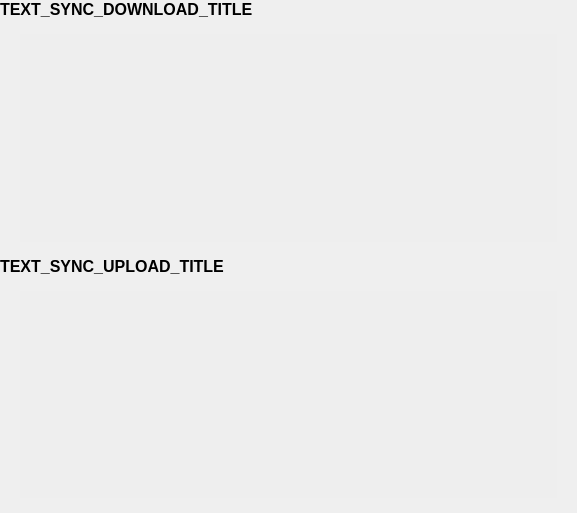
<?xml version="1.0" encoding="UTF-8"?>
<ui version="4.0">
 <class>SyncWidget</class>
 <widget class="QWidget" name="SyncWidget">
  <property name="geometry">
   <rect>
    <x>0</x>
    <y>0</y>
    <width>577</width>
    <height>513</height>
   </rect>
  </property>
  <property name="windowTitle">
   <string>Form</string>
  </property>
  <property name="styleSheet">
   <string notr="true">#upload_list, #download_list {
	background-color: #EEEEEE;
}</string>
  </property>
  <layout class="QVBoxLayout" name="verticalLayout">
   <property name="spacing">
    <number>15</number>
   </property>
   <property name="leftMargin">
    <number>0</number>
   </property>
   <property name="topMargin">
    <number>0</number>
   </property>
   <property name="rightMargin">
    <number>0</number>
   </property>
   <property name="bottomMargin">
    <number>15</number>
   </property>
   <item>
    <layout class="QVBoxLayout" name="verticalLayout_4">
     <item>
      <layout class="QHBoxLayout" name="horizontalLayout">
       <property name="spacing">
        <number>15</number>
       </property>
       <item>
        <widget class="QLabel" name="label_download_title">
         <property name="sizePolicy">
          <sizepolicy hsizetype="Preferred" vsizetype="Preferred">
           <horstretch>0</horstretch>
           <verstretch>0</verstretch>
          </sizepolicy>
         </property>
         <property name="font">
          <font>
           <pointsize>12</pointsize>
           <weight>75</weight>
           <bold>true</bold>
          </font>
         </property>
         <property name="text">
          <string>TEXT_SYNC_DOWNLOAD_TITLE</string>
         </property>
        </widget>
       </item>
       <item>
        <widget class="QLabel" name="label_download_speed">
         <property name="sizePolicy">
          <sizepolicy hsizetype="Expanding" vsizetype="Preferred">
           <horstretch>0</horstretch>
           <verstretch>0</verstretch>
          </sizepolicy>
         </property>
         <property name="text">
          <string/>
         </property>
        </widget>
       </item>
      </layout>
     </item>
     <item>
      <layout class="QHBoxLayout" name="horizontalLayout_4">
       <property name="leftMargin">
        <number>20</number>
       </property>
       <property name="rightMargin">
        <number>20</number>
       </property>
       <item>
        <widget class="QListWidget" name="download_list">
         <property name="frameShape">
          <enum>QFrame::NoFrame</enum>
         </property>
         <property name="frameShadow">
          <enum>QFrame::Plain</enum>
         </property>
         <property name="horizontalScrollBarPolicy">
          <enum>Qt::ScrollBarAlwaysOff</enum>
         </property>
         <property name="editTriggers">
          <set>QAbstractItemView::NoEditTriggers</set>
         </property>
        </widget>
       </item>
      </layout>
     </item>
    </layout>
   </item>
   <item>
    <layout class="QVBoxLayout" name="verticalLayout_3">
     <item>
      <layout class="QHBoxLayout" name="horizontalLayout_3">
       <property name="spacing">
        <number>15</number>
       </property>
       <item>
        <widget class="QLabel" name="label_upload_title">
         <property name="font">
          <font>
           <pointsize>12</pointsize>
           <weight>75</weight>
           <bold>true</bold>
          </font>
         </property>
         <property name="text">
          <string>TEXT_SYNC_UPLOAD_TITLE</string>
         </property>
        </widget>
       </item>
       <item>
        <widget class="QLabel" name="label_upload_speed">
         <property name="sizePolicy">
          <sizepolicy hsizetype="Expanding" vsizetype="Preferred">
           <horstretch>0</horstretch>
           <verstretch>0</verstretch>
          </sizepolicy>
         </property>
         <property name="text">
          <string/>
         </property>
        </widget>
       </item>
      </layout>
     </item>
     <item>
      <layout class="QHBoxLayout" name="horizontalLayout_5">
       <property name="leftMargin">
        <number>20</number>
       </property>
       <property name="rightMargin">
        <number>20</number>
       </property>
       <item>
        <widget class="QListWidget" name="upload_list">
         <property name="frameShape">
          <enum>QFrame::NoFrame</enum>
         </property>
         <property name="frameShadow">
          <enum>QFrame::Plain</enum>
         </property>
         <property name="horizontalScrollBarPolicy">
          <enum>Qt::ScrollBarAlwaysOff</enum>
         </property>
         <property name="editTriggers">
          <set>QAbstractItemView::NoEditTriggers</set>
         </property>
        </widget>
       </item>
      </layout>
     </item>
    </layout>
   </item>
  </layout>
 </widget>
 <resources/>
 <connections/>
</ui>
